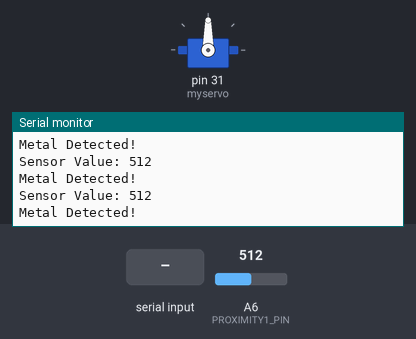
A sketch run on a simulated Arduino Mega 2560, built with avr-gcc and run on an emulated ATmega2560. Shown: servo, the last lines printed to the serial monitor. The test bench sets the inputs (shaded band); at power-on: A6 (PROXIMITY1_PIN) = 512.

Above: at 1.2 s.
1.3 s: A6 (PROXIMITY1_PIN) set to 493
At 1.6 s:
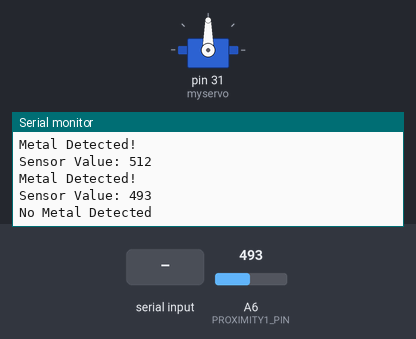
3.1 s: "ON\n" received over Serial
4.7 s: "PROXIMITY ON\n" received over Serial
7.7 s: A6 (PROXIMITY1_PIN) set to 510
At 7.84 s:
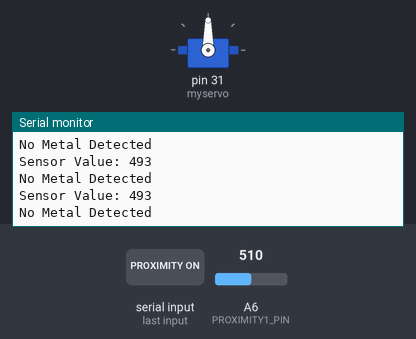
10.7 s: "PROXIMITY OFF\n" received over Serial
Timing chart, 0 to 13.7 s (numbered marks = the images above; inputs shaded):
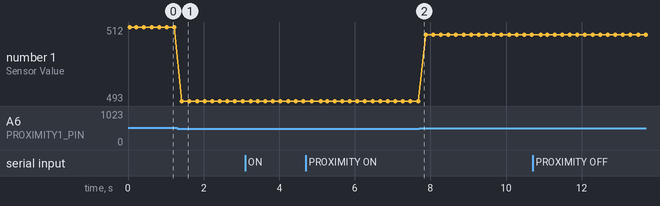

Measured:
- the behaviour switches between 501 and 500 on A6 (PROXIMITY1_PIN) (found by bisection; images 0 and 1)
- after the input at 1.3 s, the serial monitor: prints a new line after 0.12 s (image 1)
- plotted number 1: 512 → 493 after the input at 1.3 s, 493 → 510 after the input at 7.7 s

The sketch:

LED.ino
```cpp
#include <Servo.h>
#define PROXIMITY1_PIN A6
#define PROXIMITY2_PIN A7

int threshold = 500;
bool proximityActive = false;

Servo myservo;
String servo;
String PROXIMITY1;
String PROXIMITY2;


void setup() {

  Serial.begin(9600);
  Serial.println("Arduino is ready");  // แจ้งสถานะเมื่อเริ่มต้น

  myservo.attach(31);  // servo motor ขาเอาท์พุต 31

  pinMode(PROXIMITY1_PIN, INPUT);  // ตั้งค่าขาเซนเซอร์เป็นอินพุต
  pinMode(PROXIMITY2_PIN, INPUT);

  Serial.println("Analog Proximity Sensor Ready");
}

void loop() {
  //Servo_motor();  // เรียกใช้งานฟังก์ชัน Servo_motor
  //Proximity_sensor_1();
  Proximity_sensor_2();
}


//---------------------------INPUT------------------------------------

void Servo_motor() {
  if (Serial.available() > 0) {            // ตรวจสอบว่ามีข้อมูลเข้ามา
    servo = Serial.readStringUntil('\n');  // อ่านข้อความจนถึง newline
    servo.trim();                          // ตัดช่องว่างและ newline ออก

    if (servo == "ON") {
      myservo.write(180);
      Serial.println("ON");  // ส่งข้อความกลับไปที่ Python

    } else if (servo == "OFF") {
      myservo.write(0);
      Serial.println("OFF");  // ส่งข้อความกลับไปที่ Python
    } else {
      Serial.println("Invalid Command");  // ส่งข้อความเมื่อคำสั่งไม่ถูกต้อง
    }
  }
  delay(100);
}

void Proximity_sensor_1() {
  if (proximityActive) {
    Proximity_sensor_1();
  }

  if (Serial.available() > 0) {
    PROXIMITY1 = Serial.readStringUntil('\n');  // รับคำสั่งจาก Python
    PROXIMITY1.trim();

    if (PROXIMITY1 == "PROXIMITY ON") {
      proximityActive = true;
      Serial.println("Proximity sensor activated.");
    } else if (PROXIMITY1 == "PROXIMITY OFF") {
      proximityActive = false;
      Serial.println("Proximity sensor deactivated.");
    } else {
      Serial.println("Invalid command.");
    }
  }
  int sensorValue1 = analogRead(PROXIMITY1_PIN);
  Serial.print("Sensor Value: ");
  Serial.println(sensorValue1);

  // ตรวจสอบสถานะโลหะตามค่า threshold
  if (sensorValue1 > threshold) {
    Serial.println("Metal Detected!");
  } else {
    Serial.println("No Metal Detected");
  }

  delay(200);  // หน่วงเวลาเพื่อความเสถียร
}

void Proximity_sensor_2() {
  if (proximityActive) {
    Proximity_sensor_2();
  }

  if (Serial.available() > 0) {
    PROXIMITY2 = Serial.readStringUntil('\n');  // รับคำสั่งจาก Python
    PROXIMITY2.trim();

    if (PROXIMITY2 == "PROXIMITY ON") {
      proximityActive = true;
      Serial.println("Proximity sensor activated.");
    } else if (PROXIMITY2 == "PROXIMITY OFF") {
      proximityActive = false;
      Serial.println("Proximity sensor deactivated.");
    } else {
      Serial.println("Invalid command.");
    }
  }
  int sensorValue2 = analogRead(PROXIMITY1_PIN);
  Serial.print("Sensor Value: ");
  Serial.println(sensorValue2);

  // ตรวจสอบสถานะโลหะตามค่า threshold
  if (sensorValue2 > threshold) {
    Serial.println("Metal Detected!");
  } else {
    Serial.println("No Metal Detected");
  }

  delay(200);  // หน่วงเวลาเพื่อความเสถียร
}
```
